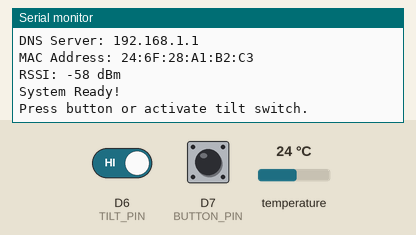
Simulated run of this program. Board: ESP8266 (NodeMCU). Shown: the last lines printed to the serial monitor. Inputs (shaded band) come from the test bench; at power-on: D6 (TILT_PIN) HIGH, D7 (BUTTON_PIN) HIGH, temperature 24 °C. WiFi joins after 1.5 s; servers stay silent unless stated; uploads are accepted with an empty reply; the local clock reads 2024-03-15 10:24:30 at power-on unless the program sets it; web services answer with replies made up by the test bench.

Above: at 17.7 s.
17.8 s: D6 (TILT_PIN) driven LOW
At 18.4 s:
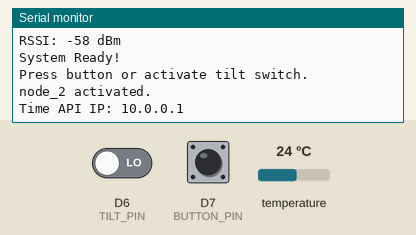
19.3 s: D7 (BUTTON_PIN) pulled LOW for 0.15 s
At 20.8 s:
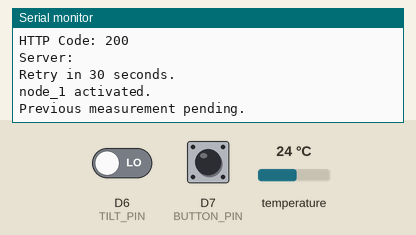

The program:

main.cpp
```cpp
/*
 * Project: EE470 ESP8266 IoT System
 * File: main.cpp
 * Author: Liliana Esparza
 * Date: 11/11/2026
 * Version: 3.3
 *
 * Purpose:
 * Read temperature and light sensor measurements.
 * Send data to Hostinger when a switch activates.
 * Retrieve timestamps using timeapi.io.
 * Retry unsuccessful transmissions every 30 seconds.
 *
 * Inputs:
 * DS18B20 - D2
 * Photoresistor - A0
 * Pushbutton - D7
 * Tilt Switch - D6
 * Serial Monitor - Time zone selection
 *
 * Outputs:
 * Sensor readings, timestamps, WiFi information,
 * and HTTP server responses.
 *
 * Dependencies:
 * OneWire, DallasTemperature, ESP8266 Arduino.
 *
 * Usage Notes:
 * Default time zone is Pacific.
 * HTTPS certificate verification disabled for testing.
 */

#include <Arduino.h>
#include <OneWire.h>
#include <DallasTemperature.h>
#include <ESP8266WiFi.h>
#include <ESP8266HTTPClient.h>
#include <WiFiClientSecure.h>

// WiFi settings
const char* WIFI_SSID = "YOUR_WIFI";
const char* WIFI_PASSWORD = "YOUR_WIFI_PASSWORD";

// Hostinger database endpoint

const char* SERVER_URL =
    "https://snow-squirrel-383242.hostingersite.com"
    "/EE470_Database/sensor_insert.php";


// Hardware pins
const uint8_t TEMP_PIN = D2;
const uint8_t LIGHT_PIN = A0;
const uint8_t BUTTON_PIN = D7;
const uint8_t TILT_PIN = D6;

const unsigned long DEBOUNCE_MS = 50;
const unsigned long RETRY_MS = 30000;

// Temperature sensor
OneWire oneWire(TEMP_PIN);
DallasTemperature temperatureSensor(&oneWire);

// Switch state
struct SwitchState {
    bool lastReading;
    bool stableState;
    unsigned long lastChangeTime;
};

SwitchState buttonState = {HIGH, HIGH, 0};
SwitchState tiltState = {HIGH, HIGH, 0};

// Time zones
String selectedTimeZone = "America/Los_Angeles";

const char* timeZones[] = {
    "America/New_York",
    "America/Chicago",
    "America/Denver",
    "America/Los_Angeles",
    "America/Anchorage",
    "Pacific/Honolulu",
    "America/Puerto_Rico"
};

// Pending measurement
struct Measurement {
    String node;
    String timestamp;
    float temperature;
    int light;
    unsigned long lastAttempt;
    bool pending;
};

Measurement pending = {"", "", 0, 0, 0, false};

// Select time zone
void selectTimeZone() {
    Serial.println("\nSelect your time zone:");
    Serial.println("1 Eastern  2 Central  3 Mountain");
    Serial.println("4 Pacific  5 Alaska   6 Hawaii");
    Serial.println("7 Atlantic");
    Serial.println("Default: Pacific (4)");
    Serial.println("Enter 1-7 within 15 seconds.");

    unsigned long start = millis();

    while (millis() - start < 15000) {
        if (Serial.available()) {
            char choice = Serial.read();

            if (choice >= '1' && choice <= '7') {
                selectedTimeZone = timeZones[choice - '1'];
            }

            break;
        }
        delay(10);
    }

    Serial.print("Selected time zone: ");
    Serial.println(selectedTimeZone);
}

// Connect to WiFi with manually configured DNS
void connectToWiFi() {
    Serial.print("\nConnecting to WiFi: ");
    Serial.println(WIFI_SSID);

    WiFi.mode(WIFI_STA);
    WiFi.persistent(false);
    WiFi.setAutoReconnect(true);

    // Windows hotspot network
    IPAddress localIP(192, 168, 137, 97);
    IPAddress gateway(192, 168, 137, 1);
    IPAddress subnet(255, 255, 255, 0);

    // Public DNS servers
    IPAddress dns1(8, 8, 8, 8);
    IPAddress dns2(1, 1, 1, 1);

    if (!WiFi.config(localIP, gateway, subnet, dns1, dns2)) {
        Serial.println("WiFi configuration failed.");
        return;
    }

    WiFi.begin(WIFI_SSID, WIFI_PASSWORD);

    unsigned long start = millis();

    while (WiFi.status() != WL_CONNECTED &&
           millis() - start < 30000) {
        delay(500);
        Serial.print(".");
    }

    Serial.println();

    if (WiFi.status() == WL_CONNECTED) {
        Serial.println("WiFi Connected!");

        Serial.print("IP Address: ");
        Serial.println(WiFi.localIP());

        Serial.print("Gateway: ");
        Serial.println(WiFi.gatewayIP());

        Serial.print("DNS Server: ");
        Serial.println(WiFi.dnsIP());

        Serial.print("MAC Address: ");
        Serial.println(WiFi.macAddress());

        Serial.print("RSSI: ");
        Serial.print(WiFi.RSSI());
        Serial.println(" dBm");
    } else {
        Serial.println("WiFi connection failed.");
        Serial.print("Status: ");
        Serial.println(WiFi.status());
    }
}

// Detect one event per switch activation
bool wasActivated(uint8_t pin, SwitchState& state) {
    bool reading = digitalRead(pin);

    if (reading != state.lastReading) {
        state.lastReading = reading;
        state.lastChangeTime = millis();
    }

    if (millis() - state.lastChangeTime >= DEBOUNCE_MS &&
        reading != state.stableState) {
        state.stableState = reading;
        return state.stableState == LOW;
    }

    return false;
}

// Get timestamp from timeapi.io
String getCurrentTimestamp() {
    if (WiFi.status() != WL_CONNECTED) {
        Serial.println("WiFi disconnected.");
        return "";
    }

    IPAddress apiIP;

    if (!WiFi.hostByName("timeapi.io", apiIP)) {
        Serial.println("DNS lookup failed.");
        return "";
    }

    Serial.print("Time API IP: ");
    Serial.println(apiIP);

    WiFiClientSecure client;
    client.setInsecure();

    HTTPClient http;
    http.setTimeout(10000);

    String url =
        "https://timeapi.io/api/Time/current/zone?timeZone=" +
        selectedTimeZone;

    if (!http.begin(client, url)) {
        Serial.println("Time API setup failed.");
        return "";
    }

    int code = http.GET();

    if (code != HTTP_CODE_OK) {
        Serial.print("Time API HTTP Error: ");
        Serial.println(code);

        Serial.print("Error Details: ");
        Serial.println(http.errorToString(code));

        http.end();
        return "";
    }

    String body = http.getString();
    http.end();

    int key = body.indexOf("\"dateTime\"");
    int colon = body.indexOf(':', key);
    int firstQuote = body.indexOf('"', colon + 1);
    int lastQuote = body.indexOf('"', firstQuote + 1);

    if (key < 0 || colon < 0 ||
        firstQuote < 0 || lastQuote < 0) {
        Serial.println("Timestamp parsing failed.");
        return "";
    }

    String timestamp =
        body.substring(firstQuote + 1, lastQuote);

    timestamp.replace('T', ' ');

    if (timestamp.length() > 19) {
        timestamp = timestamp.substring(0, 19);
    }

    if (timestamp.length() != 19) {
        Serial.println("Invalid timestamp.");
        return "";
    }

    return timestamp;
}

// Read sensors when a switch activates
void captureMeasurement(const char* node) {
    Serial.println();
    Serial.print(node);
    Serial.println(" activated.");

    if (pending.pending) {
        Serial.println("Previous measurement pending.");
        return;
    }

    String timestamp = getCurrentTimestamp();

    if (timestamp.length() == 0) {
        Serial.println("No timestamp; cannot send.");
        return;
    }

    temperatureSensor.requestTemperatures();
    float temp = temperatureSensor.getTempCByIndex(0);
    int light = analogRead(LIGHT_PIN);

    if (temp == DEVICE_DISCONNECTED_C ||
        isnan(temp) || temp < -10 || temp > 100) {
        Serial.println("Temperature reading failed.");
        return;
    }

    pending.node = node;
    pending.timestamp = timestamp;
    pending.temperature = temp;
    pending.light = light;
    pending.pending = true;
    pending.lastAttempt = millis() - RETRY_MS;

    Serial.print("Timestamp: ");
    Serial.println(timestamp);

    Serial.print("Temperature: ");
    Serial.print(temp);
    Serial.println(" C");

    Serial.print("Light: ");
    Serial.println(light);
}

// Send measurement to Hostinger
void transmitData() {
    if (!pending.pending) return;

    pending.lastAttempt = millis();

    if (WiFi.status() != WL_CONNECTED) {
        Serial.println("WiFi disconnected. Retry later.");
        return;
    }

    WiFiClientSecure client;
    client.setInsecure();

    HTTPClient http;
    http.setTimeout(10000);

    String url = String(SERVER_URL) +
        "?nodeId=" + pending.node +
        "&nodeTemp=" + String(pending.temperature, 2) +
        "&nodeLight=" + String(pending.light) +
        "&timeReceived=" + pending.timestamp;

    url.replace(" ", "%20");

    if (!http.begin(client, url)) {
        Serial.println("Hostinger HTTP setup failed.");
        return;
    }

    int code = http.GET();
    String response = http.getString();

    if (code < 0) {
        Serial.print("Hostinger connection error: ");
        Serial.println(http.errorToString(code));
    }

    http.end();

    Serial.print("HTTP Code: ");
    Serial.println(code);

    Serial.print("Server: ");
    Serial.println(response);

    if (code == 200 &&
        (response.indexOf("SUCCESS: DATA_STORED") >= 0 ||
         response.indexOf("SUCCESS: ALREADY_STORED") >= 0)) {
        Serial.println("Delivery confirmed!");
        pending.pending = false;
    } else {
        Serial.println("Retry in 30 seconds.");
    }
}

// Setup
void setup() {
    Serial.begin(115200);

    pinMode(BUTTON_PIN, INPUT_PULLUP);
    pinMode(TILT_PIN, INPUT_PULLUP);
    temperatureSensor.begin();

    buttonState.lastReading = digitalRead(BUTTON_PIN);
    buttonState.stableState = buttonState.lastReading;

    tiltState.lastReading = digitalRead(TILT_PIN);
    tiltState.stableState = tiltState.lastReading;

    Serial.println("\nEE470 ESP8266 Sensor Project");

    selectTimeZone();
    connectToWiFi();

    Serial.println("\nSystem Ready!");
    Serial.println("Press button or activate tilt switch.");
}

// Main loop
void loop() {
    if (wasActivated(BUTTON_PIN, buttonState)) {
        captureMeasurement("node_1");
    }

    if (wasActivated(TILT_PIN, tiltState)) {
        captureMeasurement("node_2");
    }

    if (pending.pending &&
        millis() - pending.lastAttempt >= RETRY_MS) {
        transmitData();
    }

    if (WiFi.status() != WL_CONNECTED) {
        static unsigned long lastReconnect = 0;

        if (millis() - lastReconnect >= 10000) {
            lastReconnect = millis();
            WiFi.reconnect();
        }
    }

    delay(5);
}
```

Measured:
- after the input at 17.8 s, the serial monitor: prints a new line after 0.06 s (image 1)
- after the input at 19.3 s, the serial monitor: prints a new line after 0.06 s (image 2)
